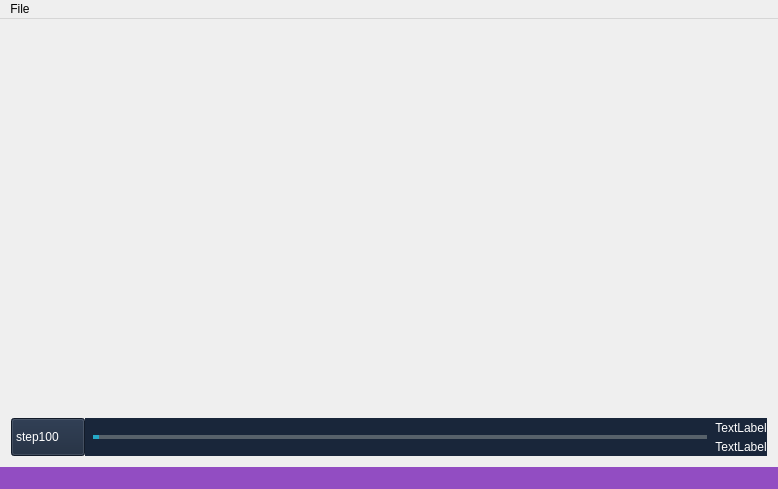
<?xml version="1.0" encoding="UTF-8"?>
<ui version="4.0">
 <class>MainWindow</class>
 <widget class="QMainWindow" name="MainWindow">
  <property name="geometry">
   <rect>
    <x>0</x>
    <y>0</y>
    <width>778</width>
    <height>489</height>
   </rect>
  </property>
  <property name="windowTitle">
   <string>MainWindow</string>
  </property>
  <widget class="QWidget" name="centralWidget">
   <layout class="QGridLayout" name="gridLayout_2">
    <item row="0" column="0">
     <widget class="QWidget" name="centerWidget" native="true"/>
    </item>
    <item row="1" column="0">
     <layout class="QGridLayout" name="gridLayout">
      <property name="sizeConstraint">
       <enum>QLayout::SetFixedSize</enum>
      </property>
      <property name="spacing">
       <number>0</number>
      </property>
      <item row="0" column="0" rowspan="2">
       <widget class="QComboBox" name="comboBox">
        <property name="minimumSize">
         <size>
          <width>0</width>
          <height>38</height>
         </size>
        </property>
        <property name="maximumSize">
         <size>
          <width>16777215</width>
          <height>38</height>
         </size>
        </property>
        <property name="styleSheet">
         <string notr="true">QComboBox {
	background: rgb(25, 38, 58);
	color: rgb(255, 255, 255);
}
QComboBox::drop-down
{
     subcontrol-origin: padding;
     subcontrol-position: top right;
     width: 15px;
     color: white;
     border-left-width: 0px;
     border-left-color: darkgray;
     border-left-style: solid; /* just a single line */
     border-top-right-radius: 3px; /* same radius as the QComboBox */
     border-bottom-right-radius: 3px;
     padding-left: 10px;
 }</string>
        </property>
        <property name="currentText">
         <string>step100</string>
        </property>
        <property name="currentIndex">
         <number>3</number>
        </property>
        <item>
         <property name="text">
          <string>step1</string>
         </property>
        </item>
        <item>
         <property name="text">
          <string>step25</string>
         </property>
        </item>
        <item>
         <property name="text">
          <string>step50</string>
         </property>
        </item>
        <item>
         <property name="text">
          <string>step100</string>
         </property>
        </item>
        <item>
         <property name="text">
          <string>step150</string>
         </property>
        </item>
       </widget>
      </item>
      <item row="0" column="1" rowspan="2">
       <widget class="QSlider" name="horizontalSlider">
        <property name="maximumSize">
         <size>
          <width>16777215</width>
          <height>38</height>
         </size>
        </property>
        <property name="styleSheet">
         <string notr="true">QSlider {
	background-color: rgb(25, 38, 58);
	border: 8px solid rgb(25, 38, 58);
}
QSlider::sub-page:horizontal {
	background-color: rgb(37, 168, 198);
	height: 2px;width:4px;
}
QSlider::add-page:horizontal {
	background-color: rgb(87, 97, 106);
	height: 2px;width:4px;
}
QSlider::groove:horizontal {
    background:transparent;  
    height:4px;
}
QSlider::handle:horizontal {
    height: 10px;
    width: 10px ;
    margin: -3 0px;
}
</string>
        </property>
        <property name="orientation">
         <enum>Qt::Horizontal</enum>
        </property>
       </widget>
      </item>
      <item row="0" column="2">
       <widget class="QLabel" name="label">
        <property name="maximumSize">
         <size>
          <width>16777215</width>
          <height>19</height>
         </size>
        </property>
        <property name="styleSheet">
         <string notr="true">color: rgb(255, 255, 255);
	background-color: rgb(25, 38, 58);</string>
        </property>
        <property name="text">
         <string>TextLabel</string>
        </property>
        <property name="alignment">
         <set>Qt::AlignCenter</set>
        </property>
       </widget>
      </item>
      <item row="1" column="2">
       <widget class="QLabel" name="statusLabel">
        <property name="maximumSize">
         <size>
          <width>16777215</width>
          <height>19</height>
         </size>
        </property>
        <property name="styleSheet">
         <string notr="true">color: rgb(255, 255, 255);
	background-color: rgb(25, 38, 58);</string>
        </property>
        <property name="text">
         <string>TextLabel</string>
        </property>
        <property name="alignment">
         <set>Qt::AlignCenter</set>
        </property>
       </widget>
      </item>
     </layout>
    </item>
   </layout>
  </widget>
  <widget class="QMenuBar" name="menuBar">
   <property name="geometry">
    <rect>
     <x>0</x>
     <y>0</y>
     <width>778</width>
     <height>21</height>
    </rect>
   </property>
   <widget class="QMenu" name="menuFile">
    <property name="title">
     <string>File</string>
    </property>
    <addaction name="actionOpen_video"/>
    <addaction name="actionExport_labeled_frames"/>
   </widget>
   <addaction name="menuFile"/>
  </widget>
  <widget class="QStatusBar" name="statusBar">
   <property name="styleSheet">
    <string notr="true">background-color: rgb(146, 77, 194);
color: rgb(255, 255, 255);</string>
   </property>
  </widget>
  <action name="actionOpen_video">
   <property name="text">
    <string>Open video</string>
   </property>
  </action>
  <action name="actionExport_labeled_frames">
   <property name="text">
    <string>Export labeled frames</string>
   </property>
  </action>
 </widget>
 <layoutdefault spacing="6" margin="11"/>
 <resources/>
 <connections/>
</ui>
